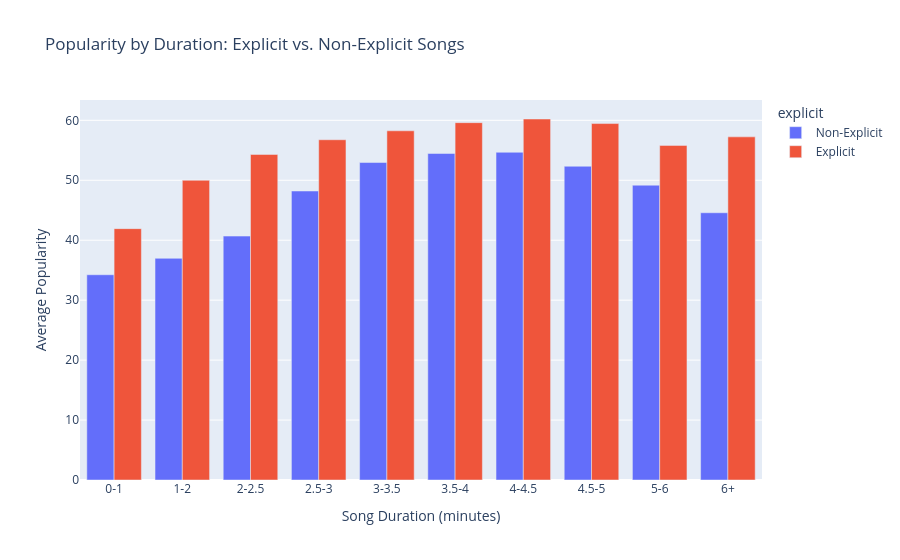

Notebook cell for this chart:
### Markdown cell above
---

## Part 5: Explicit vs. Non-Explicit Content

Do explicit songs follow different duration patterns?

### Code cell
# Compare explicit vs non-explicit songs
explicit_analysis = df_clean.groupby(['explicit', 'duration_bin'], observed=True).agg({
    'track_popularity': 'mean',
    'track_id': 'count'
}).round(2)

explicit_analysis.columns = ['Mean Popularity', 'Track Count']
explicit_analysis = explicit_analysis.reset_index()
explicit_analysis['explicit'] = explicit_analysis['explicit'].map({True: 'Explicit', False: 'Non-Explicit'})

fig = px.bar(
    explicit_analysis,
    x='duration_bin',
    y='Mean Popularity',
    color='explicit',
    barmode='group',
    title='Popularity by Duration: Explicit vs. Non-Explicit Songs',
    labels={'duration_bin': 'Song Duration (minutes)', 'Mean Popularity': 'Average Popularity'}
)
fig.show()

### Figure 1 — Plotly figure (JSON) as saved in the notebook; plotly's stock layout.template omitted (floating-point values rounded to 4 significant figures)
{"data": [{"alignmentgroup": "True", "hovertemplate": "explicit=Non-Explicit<br>Song Duration (minutes)=%{x}<br>Average Popularity=%{y}<extra></extra>", "legendgroup": "Non-Explicit", "marker": {"color": "#636efa", "pattern": {"shape": ""}}, "name": "Non-Explicit", "offsetgroup": "Non-Explicit", "orientation": "v", "showlegend": true, "textposition": "auto", "type": "bar", "x": ["0-1", "1-2", "2-2.5", "2.5-3", "3-3.5", "3.5-4", "4-4.5", "4.5-5", "5-6", "6+"], "xaxis": "x", "y": [34.24, 36.98, 40.69, 48.21, 52.96, 54.47, 54.67, 52.34, 49.18, 44.58], "yaxis": "y"}, {"alignmentgroup": "True", "hovertemplate": "explicit=Explicit<br>Song Duration (minutes)=%{x}<br>Average Popularity=%{y}<extra></extra>", "legendgroup": "Explicit", "marker": {"color": "#EF553B", "pattern": {"shape": ""}}, "name": "Explicit", "offsetgroup": "Explicit", "orientation": "v", "showlegend": true, "textposition": "auto", "type": "bar", "x": ["0-1", "1-2", "2-2.5", "2.5-3", "3-3.5", "3.5-4", "4-4.5", "4.5-5", "5-6", "6+"], "xaxis": "x", "y": [41.93, 50.0, 54.31, 56.76, 58.25, 59.61, 60.22, 59.46, 55.82, 57.24], "yaxis": "y"}], "layout": {"barmode": "group", "legend": {"title": {"text": "explicit"}, "tracegroupgap": 0}, "title": {"text": "Popularity by Duration: Explicit vs. Non-Explicit Songs"}, "xaxis": {"anchor": "y", "domain": [0, 1], "title": {"text": "Song Duration (minutes)"}}, "yaxis": {"anchor": "x", "domain": [0, 1], "title": {"text": "Average Popularity"}}}}
